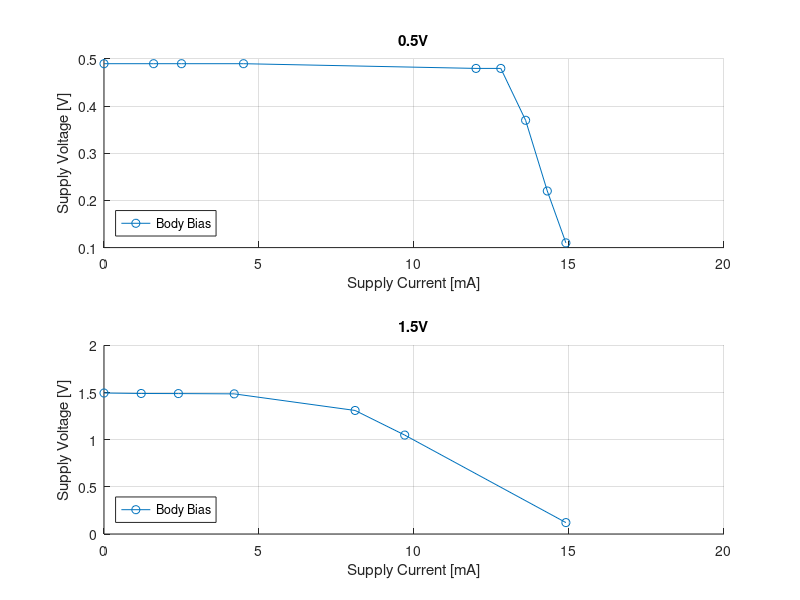
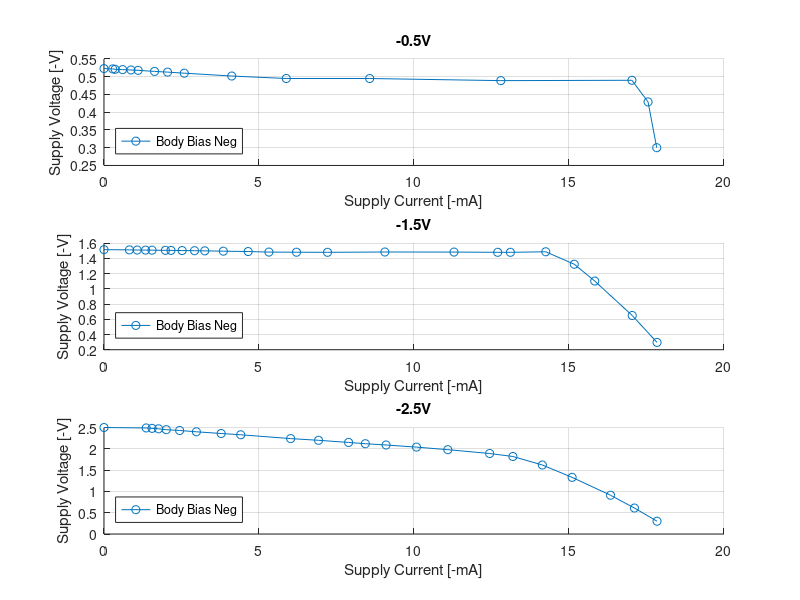

The MATLAB script that drew these images, in order:
%Body Bias pos and neg
%First column represents the current the second one the voltage
%plots Voltage vs Current
%mA V


BodyBias_0V5 = [
    
    0, 0.49;
    1.6, 0.49;
    2.5, 0.49;
    4.5, 0.49;
    12, 0.48
    12.8, 0.48;
    13.6, 0.37;
    14.3, 0.22;
    14.9, 0.11;
]

BodyBias_1V5 = [
   0, 1.495;
   1.2, 1.490;
   2.4, 1.489;
   4.2, 1.486;
   8.1, 1.310;
   9.7, 1.049;
   14.9, 0.121;
   
   
]

BodyBias_2V5 = [

]
BodyBiasNeg_0V5 = [
    0, 0.523;
    0.28, 0.522;
    0.36, 0.521;
    0.60, 0.520;
    0.87, 0.519;
    1.10,0.518;
    1.63,0.515;
    2.05,0.513;
    2.59,0.510;
    4.12,0.502;
    5.88,0.495;
    8.57,0.495;
    12.8,0.489;
    17.03,0.49;
    17.55,0.429;
    17.83,0.300;

]

BodyBiasNeg_1V5 = [
    0.0,1.516;
    0.82,1.513;
    01.07,1.511;
    1.34,1.510;
    1.55,1.509;
    1.98,1.507;
    2.16,1.506;
    2.52,1.504;
    2.92,1.502;
    3.25,1.5;
    3.85,1.496;
    4.65,1.491;
    5.32,1.484;
    6.21,1.482;
    7.21,1.481;
    9.06,1.485;
    11.29,1.484;
    12.7,1.481;
    13.11,1.481;
    14.25,1.488;
    15.17,1.324;
    15.83,1.103;
    17.04,0.650;
    17.84,0.296;
]

BodyBiasNeg_2V5 = [
    0.0,2.50;
    1.36,2.49;
    1.55,2.48;
    1.76,2.47;
    2.01,2.45;
    2.44,2.43;
    2.98,2.40;
    3.78,2.36;
    4.41,2.33;
    6.02,2.24;
    6.92,2.20;
    7.89,2.15;
    8.43,2.12;
    9.1,2.09;
    10.08,2.04;
    11.09,1.98;
    12.44,1.89;
    13.19,1.82;
    14.14,1.62;
    15.10,1.33;
    16.34,0.91;
    17.11,0.61;
    17.84,0.30;
]

figure
    subplot(2,1,1);
    hold on
    plot(BodyBias_0V5(:,1),BodyBias_0V5(:,2),"-o")
    legend({'Body Bias'},'Location','southwest');
    title({'0.5V'})
    xlabel('Supply Current [mA]');
    ylabel('Supply Voltage [V]');
    grid on
    
    subplot(2,1,2);
    hold on
    title ('1.5V')
    plot(BodyBias_1V5(:,1),BodyBias_1V5(:,2),"-o")
    legend({'Body Bias'},'Location','southwest');
    xlabel('Supply Current [mA]');
    ylabel('Supply Voltage [V]');
    grid on
    
    figure
    subplot(3,1,1);
    hold on
    title('-0.5V')
    plot(BodyBiasNeg_0V5(:,1),BodyBiasNeg_0V5(:,2),"-o")
    legend({'Body Bias Neg'},'Location','southwest');
    xlabel('Supply Current [-mA]');
    ylabel('Supply Voltage [-V]');
    grid on
    
    subplot(3,1,2);
    hold on
    title('-1.5V')
    plot(BodyBiasNeg_1V5(:,1),BodyBiasNeg_1V5(:,2),"-o")
    legend({'Body Bias Neg'},'Location','southwest');
    xlabel('Supply Current [-mA]');
    ylabel('Supply Voltage [-V]');
    grid on
    
    subplot(3,1,3);
    hold on
    title('-2.5V')
    plot(BodyBiasNeg_2V5(:,1),BodyBiasNeg_2V5(:,2),"-o")
    legend({'Body Bias Neg'},'Location','southwest');
    xlabel('Supply Current [-mA]');
    ylabel('Supply Voltage [-V]');
    grid on